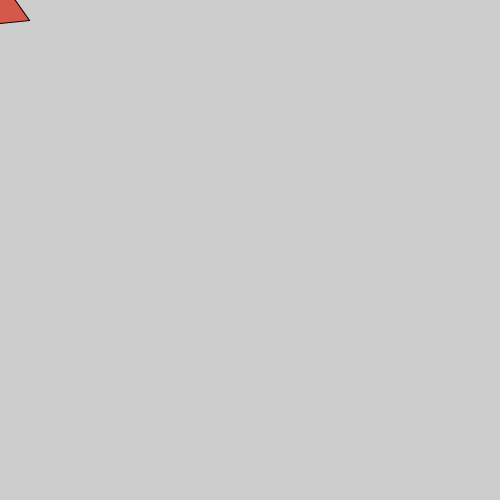
Frame 1 (no input)
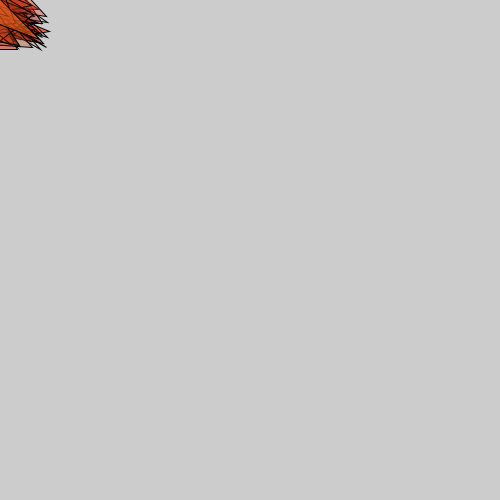
Frame 60 (the mouse pressed at the canvas centre just before this capture)
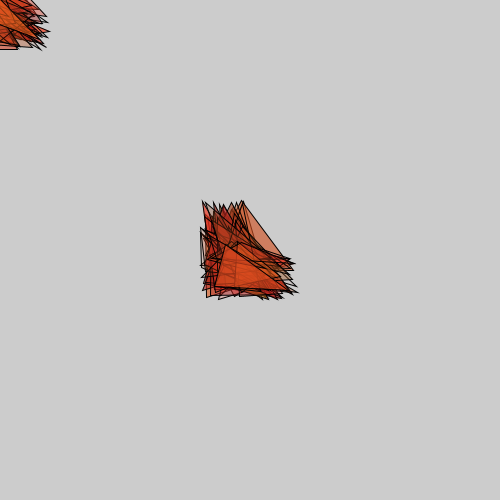
Frame 120 (the mouse held since frame 60 and released just before this capture)

The Processing sketch that drew these frames (run headless with seeded random() and noise(); from frame 60 on, the mouse is pressed at the canvas centre):

// Processing sketch: aug09b_voidMousePressed
// ── aug09b_voidMousePressed.pde
void setup(){
  size(500,500);
  smooth();
}
//
////MAP FUNCTION = scale the data!!!
//void draw(){
//  float r=map(second(),0,60,0,255);
//  float g=map(minute(),0,60,0,255);
//  float b=map(hour(),0,60,0,255);
//  background(r,g,b);
//  println(g);
//  
//}

//// MOUSE INTERACTIVITY + MAP FN
//void draw(){
//  background(150);
//  float rx=map(mouseX,0,width,0,255);
//  float gy=map(mouseY,0,height,0,255);
//  fill(rx,gy,250);
//  noStroke();
//  ellipse(width/2,height/2,width,height);
//  println(mouseX + " " + "my mouseY coordinates are"+ mouseY);
//}

////MOUSE PRESSED IS TRUE/FALSE 
//void draw(){
// if(mousePressed == true) {
//   fill(0,200,255);
// }
// else{
//   fill(255,0,0);
// }
// ellipseMode(CORNER);
// ellipse(0,0,width,height);
// println(mousePressed);
//}

//mousePressed void for another layer of interaction
void draw(){
  fill(random(150,255),random(30,100),30,random(0,200));
  triangle(mouseX-random(5,50),mouseY-random(5,50),mouseX-random(5,50),mouseY+random(5,50),mouseX+random(5,50),mouseY+random(5,50));
}

void mousePressed(){
 if(mouseButton == LEFT) {
   fill(0,200,255);
 }
 else{
   fill(255,0,200);// try right click
 }
 ellipseMode(CORNER);
 ellipse(0,0,width,height);
}
